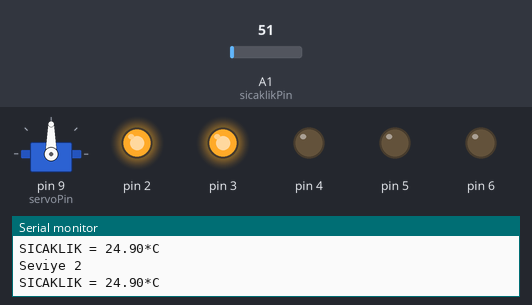
Recording of a sketch running on a simulated Arduino Uno, built with avr-gcc and run on an emulated ATmega328P. Parts: servo, output pins drawn as LEDs (lit = HIGH), the last lines printed to the serial monitor. Inputs (shaded band) come from the test bench; at power-on: A1 (sicaklikPin) = 51.

Above: at 1.8 s.
1.9 s: A1 (sicaklikPin) set to 55
At 3.5 s:
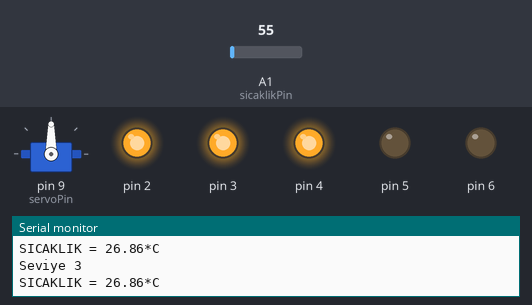
4.5 s: A1 (sicaklikPin) set to 71
At 6.46 s:
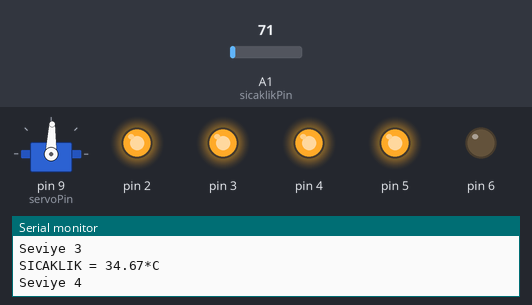
At 16.4 s:
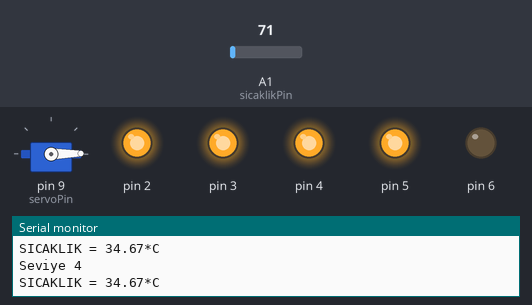
Timing chart, 0 to 17.9 s (numbered marks = the images above; inputs shaded):
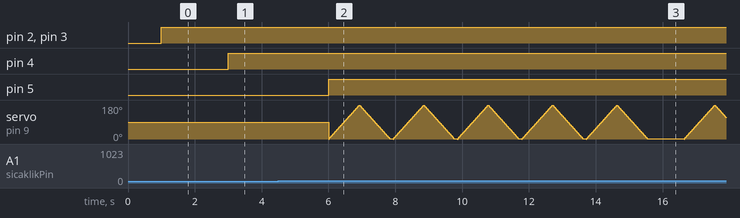

Measured:
- the behaviour switches between 51 and 52 on A1 (sicaklikPin) (found by bisection; images 0 and 1)
- after the input at 1.9 s, pin 4: LOW → HIGH after 1.1 s
- after the input at 4.5 s, pin 5: LOW → HIGH after 1.5 s

The sketch:

lm35_termometre_ve_fan.ino
```cpp
//sensörün yüzü bize bakılı iken, en sola 5V, oraya pin, sağa ground bağlanıyor.

/*
Robot Kutusu Akademi Led'li Termometre ve serve fan dersi
*/

#include <Servo.h>

//Bağlantı!!!
 //kahverengi GNd
 //siyah 3.3V
 //turuncu Pin (9)
int servoPin = 9;

Servo servo;
int i=0;
int derece = 0;   // servo konumu derece olarak


int val;
int sicaklikPin = A1;

void setup()
{
  Serial.begin(9600);
  pinMode(2,OUTPUT);
  pinMode(3,OUTPUT);
  pinMode(4,OUTPUT);
  pinMode(5,OUTPUT);
  pinMode(6,OUTPUT);
  servo.attach(servoPin);


}
void loop()
{
  int seviye=0;
  val = analogRead(sicaklikPin);
  float mv = ( val/1024.0)*5000;
  float cel = mv/10;
  float farh = (cel*9)/5 + 32;

  Serial.print("SICAKLIK = ");
  Serial.print(cel);
  Serial.print("*C");
  Serial.println();
  delay(1000);


  if(cel>35)
  {
    Serial.println("Seviye 5");
    seviye=4;
  }
  else if(cel>30)
  {
    Serial.println("Seviye 4");
    seviye=4;
  }
  else if(cel>25)
  {
    Serial.println("Seviye 3");
    seviye=3;
  }
  else if (cel>20)
  {
    Serial.println("Seviye 2");
    seviye=2;
  }
  else if (cel>15)
  {
    Serial.println("Seviye 1");
    seviye=1;
  }

  for(i=0;i<seviye;i++)
  {
    digitalWrite(i+2,HIGH);
  }
  for(i=seviye;i<5;i++)
  {
    digitalWrite(i+2,LOW);
  }

  if(seviye>3)
  {
    i=0;
    for(i=0;i<5;i++){
      // 0'dan 180 dereceye tarar
      for(derece = 0; derece < 180; derece++)
      {
        servo.write(derece);
        delay(5);
      }
      // 180'den 0'a tarar.
      for(derece = 180; derece > 0; derece--)
      {
        servo.write(derece);
        delay(5);
      }
      delay(100);
    }
  }
}
```
